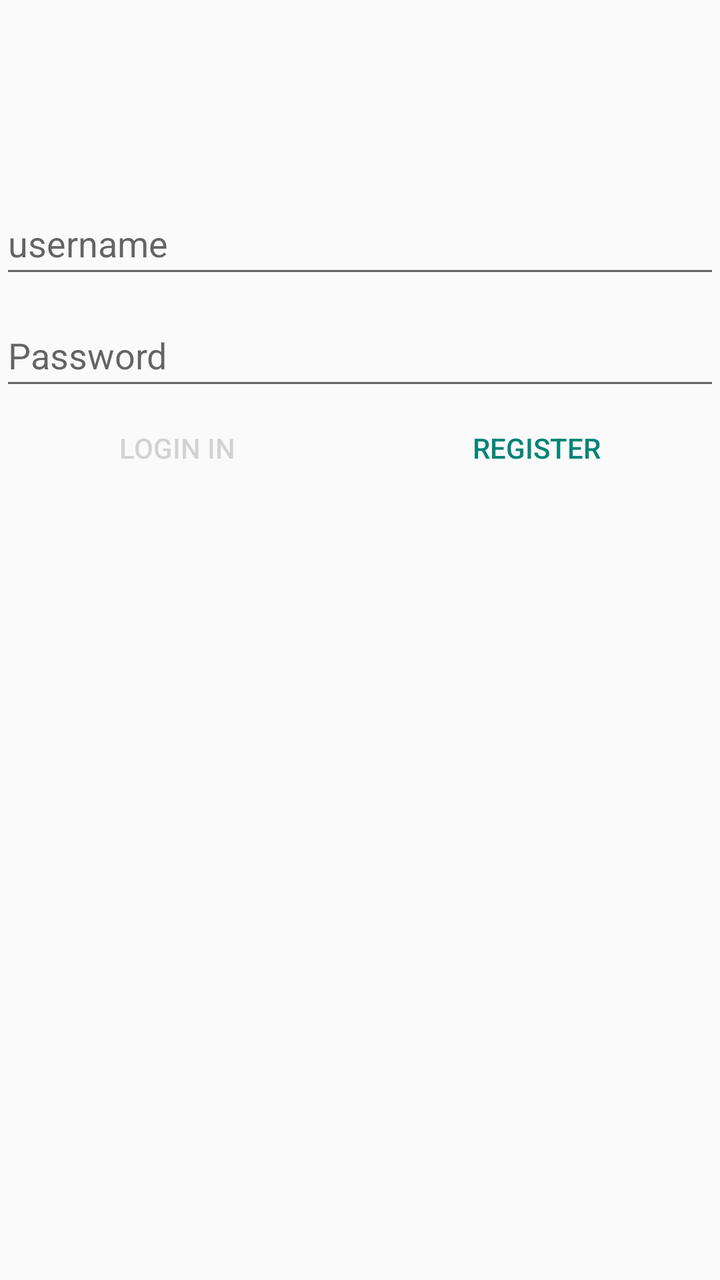
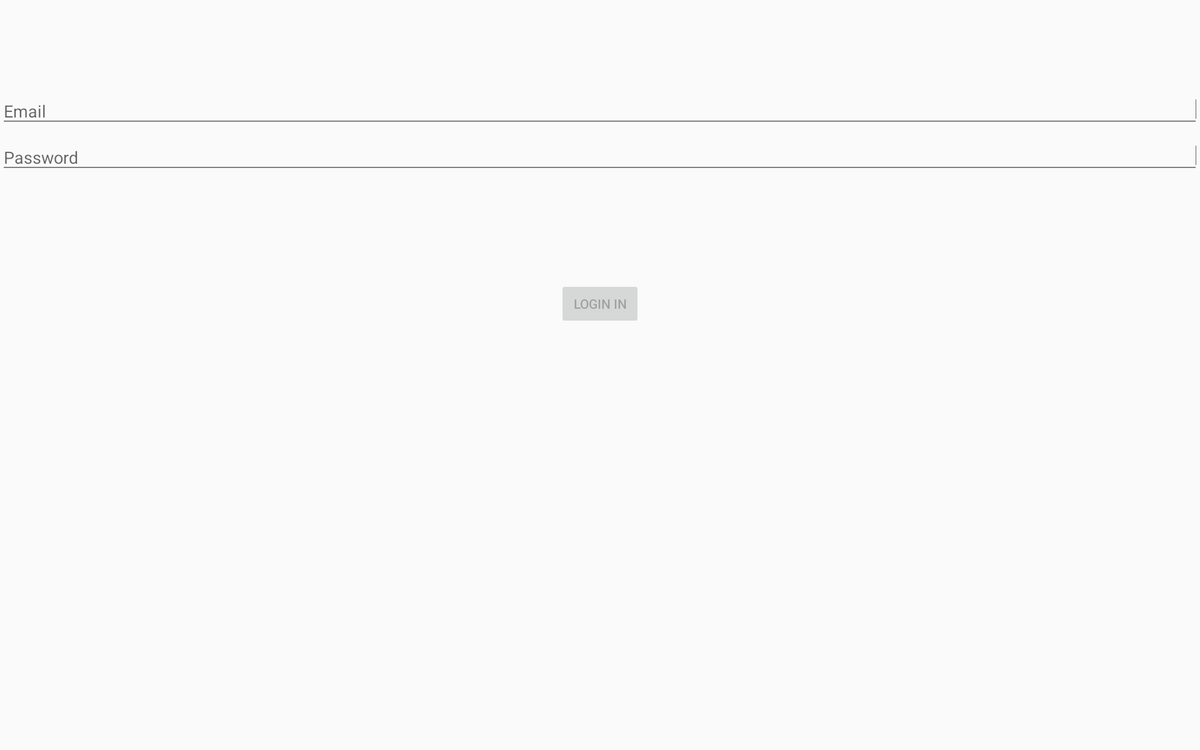

First picture: res/layout/ on a phone held upright. Second picture: the repository's own variant of that layout, on a device whose configuration matches the variant's folder. Source for both follows.
<!-- AndroidManifest.xml: application theme Theme.CampusLink -->
<!-- res/layout/activity_login.xml -->
<?xml version="1.0" encoding="utf-8"?>
<androidx.constraintlayout.widget.ConstraintLayout xmlns:android="http://schemas.android.com/apk/res/android"
    xmlns:app="http://schemas.android.com/apk/res-auto"
    xmlns:tools="http://schemas.android.com/tools"
    android:id="@+id/container"
    android:layout_width="match_parent"
    android:layout_height="match_parent"
    android:paddingLeft="@dimen/activity_horizontal_margin"
    android:paddingTop="@dimen/activity_vertical_margin"
    android:paddingRight="@dimen/activity_horizontal_margin"
    android:paddingBottom="@dimen/activity_vertical_margin"
    tools:context=".ui.login.LoginActivity">

    <EditText
        android:id="@+id/username"
        android:layout_width="0dp"
        android:layout_height="wrap_content"
        android:layout_marginTop="96dp"
        android:autofillHints="@string/prompt_username"
        android:hint="@string/prompt_username"
        android:inputType="textEmailAddress"
        android:minHeight="48dp"
        android:selectAllOnFocus="true"
        app:layout_constraintEnd_toEndOf="parent"
        app:layout_constraintStart_toStartOf="parent"
        app:layout_constraintTop_toTopOf="parent" />

    <EditText
        android:id="@+id/password"
        android:layout_width="0dp"
        android:layout_height="wrap_content"
        android:layout_marginTop="8dp"
        android:autofillHints="@string/prompt_password"
        android:hint="@string/prompt_password"
        android:imeActionLabel="@string/action_login_in_short"
        android:imeOptions="actionDone"
        android:inputType="textPassword"
        android:minHeight="48dp"
        android:selectAllOnFocus="true"
        app:layout_constraintEnd_toEndOf="parent"
        app:layout_constraintStart_toStartOf="parent"
        app:layout_constraintTop_toBottomOf="@+id/username" />

    <LinearLayout
        style="?android:attr/buttonBarStyle"
        app:layout_constraintTop_toBottomOf="@+id/password"
        android:orientation="horizontal"
        android:layout_width="match_parent"
        android:layout_height="wrap_content">

        <Button
            android:id="@+id/login"
            style="?android:attr/buttonBarButtonStyle"
            android:layout_weight="1"
            android:layout_width="wrap_content"
            android:layout_height="wrap_content"
            android:layout_gravity="start"
            android:layout_marginTop="16dp"
            android:enabled="false"
            android:text="@string/action_login"
            app:layout_constraintBottom_toBottomOf="parent"
            app:layout_constraintEnd_toEndOf="parent"
            app:layout_constraintStart_toStartOf="parent"
            app:layout_constraintTop_toBottomOf="@+id/password"
            app:layout_constraintVertical_bias="0.2" />

        <Button
            android:id="@+id/register"
            style="?android:attr/buttonBarButtonStyle"
            android:layout_weight="1"
            android:layout_width="wrap_content"
            android:layout_height="wrap_content"
            android:layout_gravity="end"
            android:layout_marginTop="16dp"
            android:text="@string/action_register"
            app:layout_constraintBottom_toBottomOf="parent"
            app:layout_constraintEnd_toEndOf="parent"
            app:layout_constraintStart_toStartOf="parent"
            app:layout_constraintTop_toBottomOf="@+id/password"
            app:layout_constraintVertical_bias="0.2" />
    </LinearLayout>

    <ProgressBar
        android:id="@+id/loading"
        android:layout_width="wrap_content"
        android:layout_height="wrap_content"
        android:layout_gravity="center"
        android:layout_marginTop="64dp"
        android:layout_marginBottom="64dp"
        android:visibility="gone"
        app:layout_constraintBottom_toBottomOf="parent"
        app:layout_constraintEnd_toEndOf="@+id/password"
        app:layout_constraintStart_toStartOf="@+id/password"
        app:layout_constraintTop_toTopOf="parent"
        app:layout_constraintVertical_bias="0.3" />

</androidx.constraintlayout.widget.ConstraintLayout>
<!-- resources referenced by this layout -->
<resources>
  <string name="action_login">Login in</string>
  <string name="action_login_in_short">Sign in</string>
  <string name="action_register">"Register"</string>
  <string name="prompt_password">Password</string>
  <string name="prompt_username">"username"</string>
  <style name="Theme.CampusLink" parent="Base.Theme.CampusLink" />
  <style name="Base.Theme.CampusLink" parent="Theme.MaterialComponents.DayNight.NoActionBar.Bridge">
          
          
          <item name="colorPrimary">@color/theme_color_blue</item>
          <item name="colorPrimaryVariant">@color/theme_color_blues</item>
          <item name="colorOnPrimary">@color/white</item>
  
          <item name="android:windowContentTransitions">true</item>
      </style>
  <color name="theme_color_blue">#1565C0</color>
  <color name="theme_color_blues">#5e92f3</color>
  <color name="white">#FFFFFFFF</color>
</resources>
<!-- res/layout-w1240dp/activity_login.xml (the repository's variant of the layout above) -->
<!-- drawn on a large tablet held sideways -->
<?xml version="1.0" encoding="utf-8"?>
<androidx.constraintlayout.widget.ConstraintLayout xmlns:android="http://schemas.android.com/apk/res/android"
    xmlns:app="http://schemas.android.com/apk/res-auto"
    xmlns:tools="http://schemas.android.com/tools"
    android:id="@+id/container"
    android:layout_width="match_parent"
    android:layout_height="match_parent"
    android:paddingLeft="@dimen/activity_horizontal_margin"
    android:paddingTop="@dimen/activity_vertical_margin"
    android:paddingRight="@dimen/activity_horizontal_margin"
    android:paddingBottom="@dimen/activity_vertical_margin"
    tools:context=".ui.login.LoginActivity">

    <EditText
        android:id="@+id/username"
        android:layout_width="0dp"
        android:layout_height="wrap_content"
        android:layout_marginTop="96dp"
        android:autofillHints="@string/prompt_email"
        android:hint="@string/prompt_email"
        android:inputType="textEmailAddress"
        android:selectAllOnFocus="true"
        app:layout_constraintEnd_toEndOf="parent"
        app:layout_constraintStart_toStartOf="parent"
        app:layout_constraintTop_toTopOf="parent" />

    <EditText
        android:id="@+id/password"
        android:layout_width="0dp"
        android:layout_height="wrap_content"
        android:layout_marginTop="8dp"
        android:autofillHints="@string/prompt_password"
        android:hint="@string/prompt_password"
        android:imeActionLabel="@string/action_login_in_short"
        android:imeOptions="actionDone"
        android:inputType="textPassword"
        android:selectAllOnFocus="true"
        app:layout_constraintEnd_toEndOf="parent"
        app:layout_constraintStart_toStartOf="parent"
        app:layout_constraintTop_toBottomOf="@+id/username" />

    <Button
        android:id="@+id/login"
        android:layout_width="wrap_content"
        android:layout_height="wrap_content"
        android:layout_gravity="start"
        android:layout_marginTop="16dp"
        android:layout_marginBottom="64dp"
        android:enabled="false"
        android:text="@string/action_login"
        app:layout_constraintBottom_toBottomOf="parent"
        app:layout_constraintEnd_toEndOf="parent"
        app:layout_constraintStart_toStartOf="parent"
        app:layout_constraintTop_toBottomOf="@+id/password"
        app:layout_constraintVertical_bias="0.2" />

    <ProgressBar
        android:id="@+id/loading"
        android:layout_width="wrap_content"
        android:layout_height="wrap_content"
        android:layout_gravity="center"
        android:layout_marginTop="64dp"
        android:layout_marginBottom="64dp"
        android:visibility="gone"
        app:layout_constraintBottom_toBottomOf="parent"
        app:layout_constraintEnd_toEndOf="@+id/password"
        app:layout_constraintStart_toStartOf="@+id/password"
        app:layout_constraintTop_toTopOf="parent"
        app:layout_constraintVertical_bias="0.3" />

</androidx.constraintlayout.widget.ConstraintLayout>
<!-- resources referenced by the variant -->
<!-- as a large tablet held sideways resolves them -->
<resources>
  <string name="action_login">Login in</string>
  <string name="action_login_in_short">Sign in</string>
  <string name="prompt_email">Email</string>
  <string name="prompt_password">Password</string>
  <style name="Theme.CampusLink" parent="Base.Theme.CampusLink" />
  <style name="Base.Theme.CampusLink" parent="Theme.MaterialComponents.DayNight.NoActionBar.Bridge">
          
          
          <item name="colorPrimary">@color/theme_color_blue</item>
          <item name="colorPrimaryVariant">@color/theme_color_blues</item>
          <item name="colorOnPrimary">@color/white</item>
  
          <item name="android:windowContentTransitions">true</item>
      </style>
  <color name="theme_color_blue">#1565C0</color>
  <color name="theme_color_blues">#5e92f3</color>
  <color name="white">#FFFFFFFF</color>
</resources>
